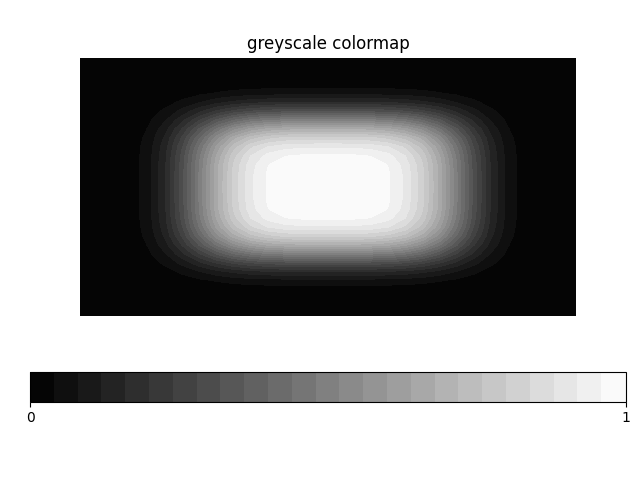

Reproduce this figure in Python.
import numpy as np
from matplotlib import pyplot as plt

# Input X and Y limits, where 30 * 30 is domain plane size . On which our function plot will supure imposed.
X1,Y1=np.meshgrid(np.linspace(-1,1,30),np.linspace(-1,1,30))
Z1=np.exp(-10*((X1**4)+(Y1**4)))             # Domain Plane Z value
fig = plt.figure()
ax = fig.add_subplot()
ax.set_axis_off()
#Ploting the colormap for our function greyscale 

greymap =ax.contourf(X1, Y1, Z1, 30, cmap="gray")
# Lets Plot colorbar for Z values
cbar =fig.colorbar(greymap, orientation='horizontal', spacing= 'proportional', shrink=1.2, ticks = range(0,30))
plt.title('greyscale colormap')
plt.savefig('greyscale.png')
plt.show()  # Plot Figure